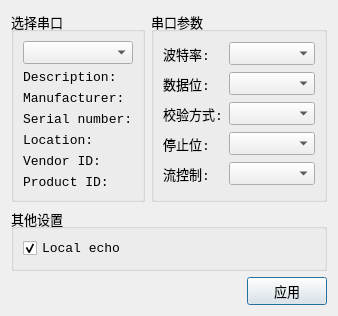
<?xml version="1.0" encoding="UTF-8"?>
<ui version="4.0">
 <class>SettingsDialog</class>
 <widget class="QDialog" name="SettingsDialog">
  <property name="geometry">
   <rect>
    <x>0</x>
    <y>0</y>
    <width>327</width>
    <height>263</height>
   </rect>
  </property>
  <property name="windowTitle">
   <string>串口设置</string>
  </property>
  <layout class="QGridLayout" name="gridLayout_3">
   <item row="2" column="0" colspan="2">
    <layout class="QHBoxLayout" name="horizontalLayout">
     <item>
      <spacer name="horizontalSpacer">
       <property name="font">
        <font>
         <family>Consolas</family>
         <pointsize>10</pointsize>
        </font>
       </property>
       <property name="orientation">
        <enum>Qt::Horizontal</enum>
       </property>
       <property name="sizeHint" stdset="0">
        <size>
         <width>96</width>
         <height>20</height>
        </size>
       </property>
      </spacer>
     </item>
     <item>
      <widget class="QPushButton" name="applyButton">
       <property name="font">
        <font>
         <family>Consolas</family>
         <pointsize>10</pointsize>
        </font>
       </property>
       <property name="text">
        <string>应用</string>
       </property>
      </widget>
     </item>
    </layout>
   </item>
   <item row="0" column="1">
    <widget class="QGroupBox" name="parametersBox">
     <property name="font">
      <font>
       <family>Consolas</family>
       <pointsize>10</pointsize>
      </font>
     </property>
     <property name="title">
      <string>串口参数</string>
     </property>
     <layout class="QGridLayout" name="gridLayout_2">
      <item row="0" column="0">
       <widget class="QLabel" name="baudRateLabel">
        <property name="font">
         <font>
          <family>Consolas</family>
          <pointsize>10</pointsize>
         </font>
        </property>
        <property name="text">
         <string>波特率:</string>
        </property>
       </widget>
      </item>
      <item row="0" column="1">
       <widget class="QComboBox" name="baudRateBox">
        <property name="font">
         <font>
          <family>Consolas</family>
          <pointsize>10</pointsize>
         </font>
        </property>
       </widget>
      </item>
      <item row="1" column="0">
       <widget class="QLabel" name="dataBitsLabel">
        <property name="font">
         <font>
          <family>Consolas</family>
          <pointsize>10</pointsize>
         </font>
        </property>
        <property name="text">
         <string>数据位:</string>
        </property>
       </widget>
      </item>
      <item row="1" column="1">
       <widget class="QComboBox" name="dataBitsBox">
        <property name="font">
         <font>
          <family>Consolas</family>
          <pointsize>10</pointsize>
         </font>
        </property>
       </widget>
      </item>
      <item row="2" column="0">
       <widget class="QLabel" name="parityLabel">
        <property name="font">
         <font>
          <family>Consolas</family>
          <pointsize>10</pointsize>
         </font>
        </property>
        <property name="text">
         <string>校验方式:</string>
        </property>
       </widget>
      </item>
      <item row="2" column="1">
       <widget class="QComboBox" name="parityBox">
        <property name="font">
         <font>
          <family>Consolas</family>
          <pointsize>10</pointsize>
         </font>
        </property>
       </widget>
      </item>
      <item row="3" column="0">
       <widget class="QLabel" name="stopBitsLabel">
        <property name="font">
         <font>
          <family>Consolas</family>
          <pointsize>10</pointsize>
         </font>
        </property>
        <property name="text">
         <string>停止位:</string>
        </property>
       </widget>
      </item>
      <item row="3" column="1">
       <widget class="QComboBox" name="stopBitsBox">
        <property name="font">
         <font>
          <family>Consolas</family>
          <pointsize>10</pointsize>
         </font>
        </property>
       </widget>
      </item>
      <item row="4" column="0">
       <widget class="QLabel" name="flowControlLabel">
        <property name="font">
         <font>
          <family>Consolas</family>
          <pointsize>10</pointsize>
         </font>
        </property>
        <property name="text">
         <string>流控制:</string>
        </property>
       </widget>
      </item>
      <item row="4" column="1">
       <widget class="QComboBox" name="flowControlBox">
        <property name="font">
         <font>
          <family>Consolas</family>
          <pointsize>10</pointsize>
         </font>
        </property>
       </widget>
      </item>
     </layout>
    </widget>
   </item>
   <item row="0" column="0">
    <widget class="QGroupBox" name="selectBox">
     <property name="font">
      <font>
       <family>Consolas</family>
       <pointsize>10</pointsize>
      </font>
     </property>
     <property name="title">
      <string>选择串口</string>
     </property>
     <layout class="QGridLayout" name="gridLayout">
      <item row="0" column="0">
       <widget class="QComboBox" name="serialPortInfoListBox">
        <property name="font">
         <font>
          <family>Consolas</family>
          <pointsize>10</pointsize>
         </font>
        </property>
       </widget>
      </item>
      <item row="1" column="0">
       <widget class="QLabel" name="descriptionLabel">
        <property name="font">
         <font>
          <family>Consolas</family>
          <pointsize>10</pointsize>
         </font>
        </property>
        <property name="text">
         <string>Description:</string>
        </property>
       </widget>
      </item>
      <item row="2" column="0">
       <widget class="QLabel" name="manufacturerLabel">
        <property name="font">
         <font>
          <family>Consolas</family>
          <pointsize>10</pointsize>
         </font>
        </property>
        <property name="text">
         <string>Manufacturer:</string>
        </property>
       </widget>
      </item>
      <item row="3" column="0">
       <widget class="QLabel" name="serialNumberLabel">
        <property name="font">
         <font>
          <family>Consolas</family>
          <pointsize>10</pointsize>
         </font>
        </property>
        <property name="text">
         <string>Serial number:</string>
        </property>
       </widget>
      </item>
      <item row="4" column="0">
       <widget class="QLabel" name="locationLabel">
        <property name="font">
         <font>
          <family>Consolas</family>
          <pointsize>10</pointsize>
         </font>
        </property>
        <property name="text">
         <string>Location:</string>
        </property>
       </widget>
      </item>
      <item row="5" column="0">
       <widget class="QLabel" name="vidLabel">
        <property name="font">
         <font>
          <family>Consolas</family>
          <pointsize>10</pointsize>
         </font>
        </property>
        <property name="text">
         <string>Vendor ID:</string>
        </property>
       </widget>
      </item>
      <item row="6" column="0">
       <widget class="QLabel" name="pidLabel">
        <property name="font">
         <font>
          <family>Consolas</family>
          <pointsize>10</pointsize>
         </font>
        </property>
        <property name="text">
         <string>Product ID:</string>
        </property>
       </widget>
      </item>
     </layout>
    </widget>
   </item>
   <item row="1" column="0" colspan="2">
    <widget class="QGroupBox" name="additionalOptionsGroupBox">
     <property name="font">
      <font>
       <family>Consolas</family>
       <pointsize>10</pointsize>
      </font>
     </property>
     <property name="title">
      <string>其他设置</string>
     </property>
     <layout class="QVBoxLayout" name="verticalLayout">
      <item>
       <widget class="QCheckBox" name="localEchoCheckBox">
        <property name="font">
         <font>
          <family>Consolas</family>
          <pointsize>10</pointsize>
         </font>
        </property>
        <property name="text">
         <string>Local echo</string>
        </property>
        <property name="checked">
         <bool>true</bool>
        </property>
       </widget>
      </item>
     </layout>
    </widget>
   </item>
  </layout>
 </widget>
 <resources/>
 <connections/>
</ui>
